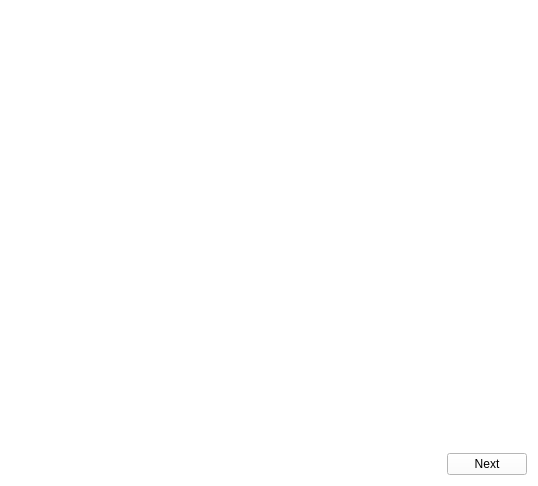
<?xml version="1.0" encoding="UTF-8"?>
<ui version="4.0">
 <class>Viewer</class>
 <widget class="QWidget" name="Viewer">
  <property name="geometry">
   <rect>
    <x>0</x>
    <y>0</y>
    <width>538</width>
    <height>486</height>
   </rect>
  </property>
  <property name="windowTitle">
   <string>Training</string>
  </property>
  <property name="styleSheet">
   <string notr="true">background-color: white;</string>
  </property>
  <layout class="QVBoxLayout" name="verticalLayout">
   <property name="spacing">
    <number>6</number>
   </property>
   <item>
    <widget class="QLabel" name="label_image">
     <property name="sizePolicy">
      <sizepolicy hsizetype="Expanding" vsizetype="Expanding">
       <horstretch>0</horstretch>
       <verstretch>0</verstretch>
      </sizepolicy>
     </property>
     <property name="text">
      <string/>
     </property>
     <property name="alignment">
      <set>Qt::AlignCenter</set>
     </property>
    </widget>
   </item>
   <item>
    <layout class="QHBoxLayout" name="horizontalLayout">
     <item>
      <spacer name="horizontalSpacer">
       <property name="orientation">
        <enum>Qt::Horizontal</enum>
       </property>
       <property name="sizeType">
        <enum>QSizePolicy::MinimumExpanding</enum>
       </property>
       <property name="sizeHint" stdset="0">
        <size>
         <width>40</width>
         <height>20</height>
        </size>
       </property>
      </spacer>
     </item>
     <item>
      <widget class="QPushButton" name="pushButton_next">
       <property name="text">
        <string>Next</string>
       </property>
      </widget>
     </item>
    </layout>
   </item>
  </layout>
 </widget>
 <resources/>
 <connections/>
</ui>
